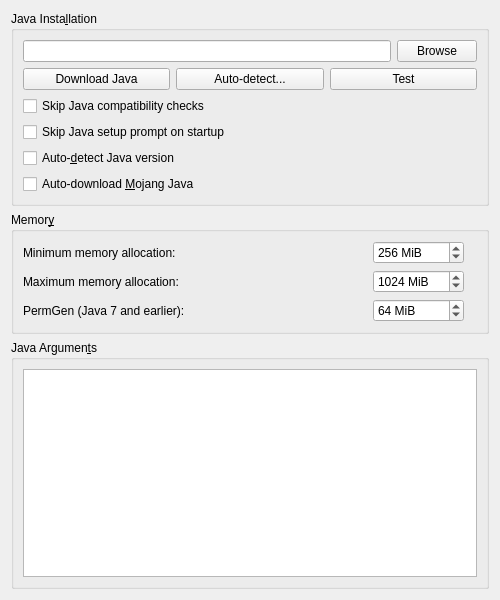
<?xml version="1.0" encoding="UTF-8"?>
<ui version="4.0">
 <class>JavaSettingsWidget</class>
 <widget class="QWidget" name="JavaSettingsWidget">
  <property name="geometry">
   <rect>
    <x>0</x>
    <y>0</y>
    <width>500</width>
    <height>600</height>
   </rect>
  </property>
  <property name="windowTitle">
   <string>Form</string>
  </property>
  <layout class="QVBoxLayout" name="verticalLayout">
   <item>
    <widget class="QGroupBox" name="javaInstallationGroupBox">
     <property name="enabled">
      <bool>true</bool>
     </property>
     <property name="title">
      <string>Java Insta&amp;llation</string>
     </property>
     <property name="checkable">
      <bool>false</bool>
     </property>
     <property name="checked">
      <bool>false</bool>
     </property>
     <layout class="QGridLayout" name="gridLayout_2">
      <item row="6" column="0">
       <widget class="QCheckBox" name="autodetectJavaCheckBox">
        <property name="text">
         <string>Auto-&amp;detect Java version</string>
        </property>
       </widget>
      </item>
      <item row="1" column="0">
       <layout class="QHBoxLayout" name="horizontalLayout_3">
        <item>
         <widget class="QLineEdit" name="javaPathTextBox"/>
        </item>
        <item>
         <widget class="QPushButton" name="javaBrowseBtn">
          <property name="text">
           <string>Browse</string>
          </property>
         </widget>
        </item>
       </layout>
      </item>
      <item row="2" column="0">
       <layout class="QHBoxLayout" name="horizontalLayout_4">
        <item>
         <widget class="QPushButton" name="javaDownloadBtn">
          <property name="text">
           <string>Download Java</string>
          </property>
         </widget>
        </item>
        <item>
         <widget class="QPushButton" name="javaDetectBtn">
          <property name="text">
           <string>Auto-detect...</string>
          </property>
         </widget>
        </item>
        <item>
         <widget class="QPushButton" name="javaTestBtn">
          <property name="text">
           <string>Test</string>
          </property>
         </widget>
        </item>
       </layout>
      </item>
      <item row="7" column="0">
       <widget class="QCheckBox" name="autodownloadJavaCheckBox">
        <property name="toolTip">
         <string>Automatically downloads and selects the Java build recommended by Mojang.</string>
        </property>
        <property name="text">
         <string>Auto-download &amp;Mojang Java</string>
        </property>
       </widget>
      </item>
      <item row="4" column="0">
       <widget class="QCheckBox" name="skipWizardCheckBox">
        <property name="toolTip">
         <string>If enabled, the launcher won't prompt you to choose a Java version if one is not found on startup.</string>
        </property>
        <property name="text">
         <string>Skip Java setup prompt on startup</string>
        </property>
       </widget>
      </item>
      <item row="3" column="0">
       <widget class="QCheckBox" name="skipCompatibilityCheckBox">
        <property name="toolTip">
         <string>If enabled, the launcher will not check if an instance is compatible with the selected Java version.</string>
        </property>
        <property name="text">
         <string>Skip Java compatibility checks</string>
        </property>
       </widget>
      </item>
     </layout>
    </widget>
   </item>
   <item>
    <widget class="QGroupBox" name="memoryGroupBox">
     <property name="enabled">
      <bool>true</bool>
     </property>
     <property name="title">
      <string>Memor&amp;y</string>
     </property>
     <property name="checkable">
      <bool>false</bool>
     </property>
     <property name="checked">
      <bool>false</bool>
     </property>
     <layout class="QGridLayout" name="gridLayout_5" columnstretch="1,0,0">
      <item row="2" column="0">
       <widget class="QLabel" name="labelPermGen">
        <property name="text">
         <string>PermGen (Java 7 and earlier):</string>
        </property>
       </widget>
      </item>
      <item row="0" column="0">
       <widget class="QLabel" name="labelMinMem">
        <property name="text">
         <string>Minimum memory allocation:</string>
        </property>
       </widget>
      </item>
      <item row="2" column="1">
       <widget class="QSpinBox" name="permGenSpinBox">
        <property name="toolTip">
         <string>The amount of memory available to store loaded Java classes.</string>
        </property>
        <property name="suffix">
         <string notr="true"> MiB</string>
        </property>
        <property name="minimum">
         <number>4</number>
        </property>
        <property name="maximum">
         <number>999999999</number>
        </property>
        <property name="singleStep">
         <number>8</number>
        </property>
        <property name="value">
         <number>64</number>
        </property>
       </widget>
      </item>
      <item row="1" column="0">
       <widget class="QLabel" name="labelMaxMem">
        <property name="text">
         <string>Maximum memory allocation:</string>
        </property>
       </widget>
      </item>
      <item row="1" column="2">
       <widget class="QLabel" name="labelMaxMemIcon">
        <property name="text">
         <string notr="true"/>
        </property>
        <property name="alignment">
         <set>Qt::AlignCenter</set>
        </property>
        <property name="buddy">
         <cstring>maxMemSpinBox</cstring>
        </property>
       </widget>
      </item>
      <item row="1" column="1">
       <widget class="QSpinBox" name="maxMemSpinBox">
        <property name="toolTip">
         <string>The maximum amount of memory Minecraft is allowed to use.</string>
        </property>
        <property name="suffix">
         <string notr="true"> MiB</string>
        </property>
        <property name="minimum">
         <number>8</number>
        </property>
        <property name="maximum">
         <number>1048576</number>
        </property>
        <property name="singleStep">
         <number>128</number>
        </property>
        <property name="value">
         <number>1024</number>
        </property>
       </widget>
      </item>
      <item row="0" column="1">
       <widget class="QSpinBox" name="minMemSpinBox">
        <property name="toolTip">
         <string>The amount of memory Minecraft is started with.</string>
        </property>
        <property name="suffix">
         <string notr="true"> MiB</string>
        </property>
        <property name="minimum">
         <number>8</number>
        </property>
        <property name="maximum">
         <number>1048576</number>
        </property>
        <property name="singleStep">
         <number>128</number>
        </property>
        <property name="value">
         <number>256</number>
        </property>
       </widget>
      </item>
     </layout>
    </widget>
   </item>
   <item>
    <widget class="QGroupBox" name="javaArgumentsGroupBox">
     <property name="enabled">
      <bool>true</bool>
     </property>
     <property name="title">
      <string>Java Argumen&amp;ts</string>
     </property>
     <property name="checkable">
      <bool>false</bool>
     </property>
     <property name="checked">
      <bool>false</bool>
     </property>
     <layout class="QGridLayout" name="gridLayout_6">
      <item row="1" column="1">
       <widget class="QPlainTextEdit" name="jvmArgsTextBox"/>
      </item>
     </layout>
    </widget>
   </item>
  </layout>
 </widget>
 <resources/>
 <connections/>
</ui>
